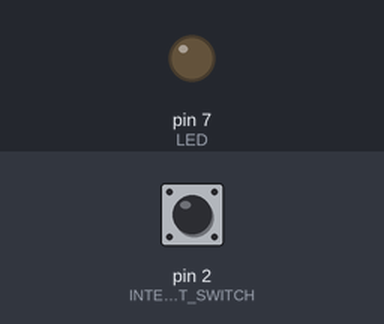
Recording of a sketch running on a simulated Arduino Uno, built with avr-gcc and run on an emulated ATmega328P. Parts: output pins drawn as LEDs (lit = HIGH). Inputs (shaded band) come from the test bench; at power-on: pin 2 (INTERRUPT_SWITCH) LOW.

Above: at 1.2 s.
1.3 s: pin 2 (INTERRUPT_SWITCH) pulled HIGH for 0.15 s
At 2.2 s:
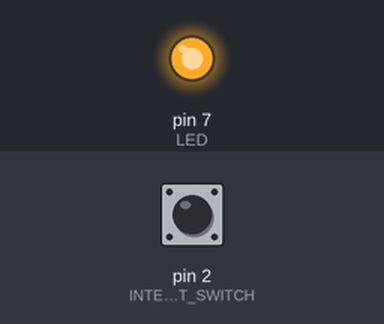
2.9 s: pin 2 (INTERRUPT_SWITCH) pulled HIGH for 1 s
At 3.4 s:
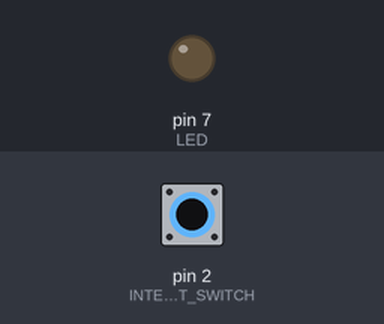
5.4 s: pin 2 (INTERRUPT_SWITCH) pulled HIGH for 3.2 s
At 6.5 s:
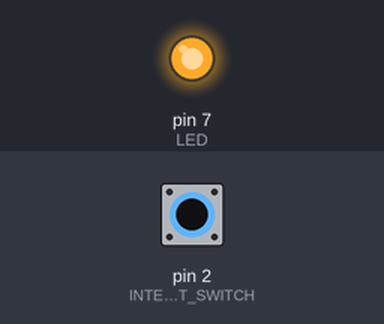
Timing chart, 0 to 8.4 s (numbered marks = the images above; inputs shaded):
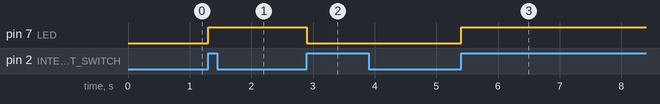

The sketch:

InterruptPositivelogicSwitch.ino
```cpp
#define INTERRUPT_SWITCH 2
#define LED 7

boolean light = false;

void reverseLED()
{
  delay(5); // nut nhan co the bi nhieu trong toi da 5 ms ke tu khi nhan nut
  light = !light;
  digitalWrite(LED, light);
  delay(5); // nut nhan co the bi nhieu trong toi da 5 ms ke tu khi tha nut
}

void setup() {
  // put your setup code here, to run once:
  pinMode(INTERRUPT_SWITCH, INPUT);
  pinMode(LED, OUTPUT);
  digitalWrite(LED, light);
  attachInterrupt(0, reverseLED, RISING); // tham số đầu tiên là số thứ tự của ngắt, 0 là số thứ tự ngắt nối với chân digital số 2, 1 là số thứ tự ngắt nối với chân digital số 3
  // tham số thứ 2 là hàm sẽ được thực thi khi điều kiện ngắt xảy ra, hàm đó được gọi là ISR (interrupt service routine)
  // tham số thứ 3 là điều kiện xảy ra ngắt
  // vì ta muốn ngắt xảy ra khi ấn nút, mà mạch nút nhấn của project này là nút nhấn logic dương (khi ấn nút nhấn thì logic nút nhấn là HIGH)
  // -> điều kiện xảy ra ngắt là từ LOW -> HIGH, tức là RISING
}

void loop() {

  // put your main code here, to run repeatedly:
}
```

Measured:
- after the input at 1.3 s, pin 7 (LED): LOW → HIGH at once
- after the input at 2.9 s, pin 7 (LED): HIGH → LOW at once
- after the input at 5.4 s, pin 7 (LED): LOW → HIGH at once
